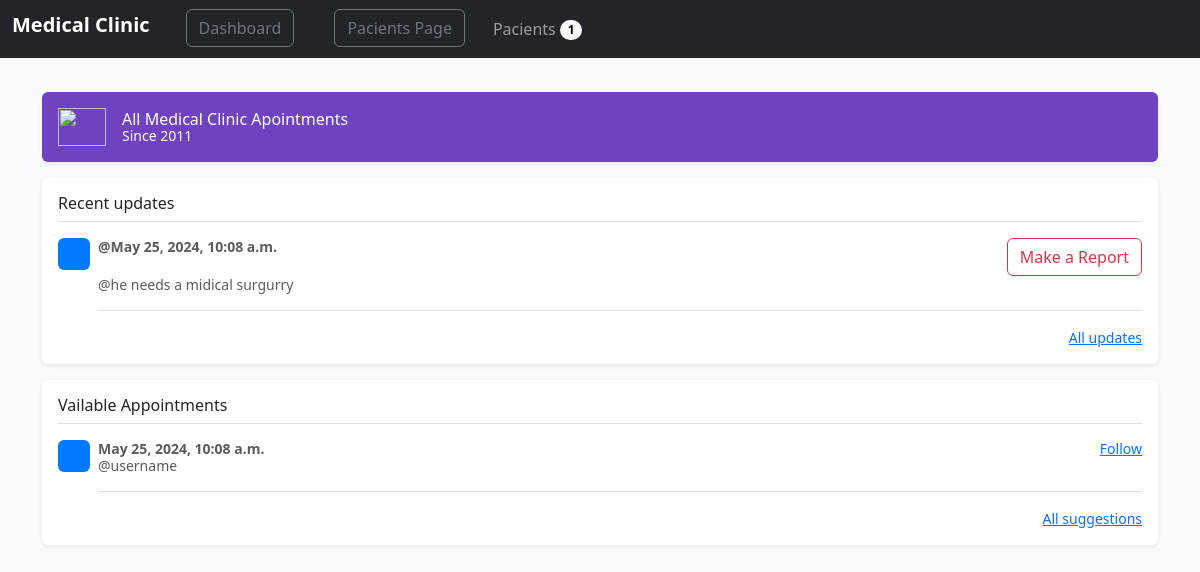
The app's page /clinicpage/2 (signed in) with its own data.
### ams_app/models.py (models this page shows, shortened)
class Clinic(models.Model):
    clinic_name = models.CharField(max_length=100)
    clinic_specialty = models.CharField(max_length=100)
    clinic_details = models.TextField()
    created_at = models.DateTimeField(auto_now_add=True)
    updated_at = models.DateTimeField(auto_now=True)
    objects = ClinicManager()

class Appointment(models.Model):
    appointment_date = models.DateTimeField()
    appointment_details = models.TextField()
    pacient = models.ForeignKey(Pacient, related_name="appointments", on_delete = models.CASCADE)
    clinic = models.ForeignKey(Clinic, related_name="appointments", on_delete = models.CASCADE)
    created_at = models.DateTimeField(auto_now_add=True)
    updated_at = models.DateTimeField(auto_now=True)
    objects = AppointmentManager()

### ams_app/views.py (the view)
# urls.py: path('clinicpage/<int:id>', views.clinicpage),
def clinicpage(request , id):
    if 'admin_id' not in request.session:
        return redirect('/')
    else:
        clinics = models.Clinic.objects.get(id =  id)
        all_the_appointments = models.Appointment.objects.filter(clinic = id)
        vailable_appointments = models.Appointment.objects.filter(clinic = id, appointment_date__gte = datetime.now())
        all_appointments = all_the_appointments.order_by('appointment_date')
        number_of_appointments = len(all_appointments)
        context = {
            'clinics': clinics,
            'all_appointments': all_appointments,
            'vailable_appointments': vailable_appointments,
            'number_of_appointments': number_of_appointments,
        }
        return render(request, 'clinic.html', context)

### ams_app/templates/clinic.html (shortened to what this page needs)
<!doctype html>
<html lang="en" data-bs-theme="auto">
<head><script src="/docs/5.3/assets/js/color-modes.js"></script>
    {% load static %}
    <link rel="stylesheet" href="{% static 'css/style.css' %}">
    <link rel="stylesheet" href="{% static 'css/bootstrap.css' %}">
<link href="/docs/5.3/dist/css/bootstrap.min.css" rel="stylesheet">
</head>
<body class="bg-body-tertiary">
<nav class="navbar navbar-expand-lg fixed-top navbar-dark bg-dark" aria-label="Main navigation">
<div class="container-fluid">
    <h4 class="navbar-brand" >{{clinics.clinic_name}}</h4>
<div class="navbar-collapse offcanvas-collapse" id="navbarsExampleDefault">
    <ul class="navbar-nav me-auto mb-2 mb-lg-0">
    <li class="nav-item">
        <a class="btn btn-outline-secondary" aria-current="page" href="/">Dashboard</a>
    </li>
    <li class="nav-item">
        <a class="btn btn-outline-secondary"href="/pacients_page">Pacients Page</a>
    </li>
        <a class="nav-link" href="#">
            Pacients
            <span class="badge text-bg-light rounded-pill align-text-bottom"> {{number_of_appointments}} </span>
        </a>
    </ul>
</div>
</div>
</nav>
<main class="container">
<div class="d-flex align-items-center p-3 my-3 text-white bg-purple rounded shadow-sm">
<img class="me-3" src="/docs/5.3/assets/brand/bootstrap-logo-white.svg" alt="" width="48" height="38">
<div class="lh-1">
    <h1 class="h6 mb-0 text-white lh-1">All {{clinics.clinic_name}} Apointments</h1>
    <small>Since 2011</small>
</div>
</div>
<div class="my-3 p-3 bg-body rounded shadow-sm">
<h6 class="border-bottom pb-2 mb-0">Recent updates</h6>
{% for All_C_Appo in all_appointments %}
<div class="d-flex text-body-secondary pt-3">
    <svg class="bd-placeholder-img flex-shrink-0 me-2 rounded" width="32" height="32" xmlns="http://www.w3.org/2000/svg" role="img" aria-label="Placeholder: 32x32" preserveAspectRatio="xMidYMid slice" focusable="false"><title>Placeholder</title><rect width="100%" height="100%" fill="#007bff"/><text x="50%" y="50%" fill="#007bff" dy=".3em">32x32</text></svg>
    <div class="pb-3 mb-0 small lh-sm border-bottom w-100">
    <div class="d-flex justify-content-between">
        <strong class="text-gray-dark">@{{All_C_Appo.appointment_date}}</strong>
        <a class="btn btn-outline-danger" href="/report_page/{{All_C_Appo.id}}/{{All_C_Appo.pacient_id}}">Make a Report</a>
    </div>
    <span class="d-block">@{{All_C_Appo.appointment_details}}</span>
    </div>
</div>
{% endfor %}
<small class="d-block text-end mt-3">
    <a href="#">All updates</a>
</small>
</div>
<div class="my-3 p-3 bg-body rounded shadow-sm">
<h6 class="border-bottom pb-2 mb-0">Vailable Appointments</h6>
{% for vailable_appointment in vailable_appointments %}
<div class="d-flex text-body-secondary pt-3">
    <svg class="bd-placeholder-img flex-shrink-0 me-2 rounded" width="32" height="32" xmlns="http://www.w3.org/2000/svg" role="img" aria-label="Placeholder: 32x32" preserveAspectRatio="xMidYMid slice" focusable="false"><title>Placeholder</title><rect width="100%" height="100%" fill="#007bff"/><text x="50%" y="50%" fill="#007bff" dy=".3em">32x32</text></svg>
    <div class="pb-3 mb-0 small lh-sm border-bottom w-100">
    <div class="d-flex justify-content-between">
        <strong class="text-gray-dark">{{vailable_appointment.appointment_date}}</strong>
        <a href="#">Follow</a>
    </div>
    <span class="d-block">@username</span>
    </div>
</div>
{% endfor %}
<small class="d-block text-end mt-3">
    <a href="#">All suggestions</a>
</small>
</div>
</main>
<script src="offcanvas-navbar.js"></script></body>
</html>

### ams_app/static/css/style.css (style rules this page uses)
body { padding-top: 3rem; padding-bottom: 3rem; color: rgb(var(--bs-tertiary-color-rgb)); }
.bd-placeholder-img { font-size: 1.125rem; text-anchor: middle; -webkit-user-select: none; -moz-user-select: none; user-select: none; }
body { font-family: Arial, sans-serif; line-height: 1.6; margin: 0; padding: 0; }
.container { max-width: 800px; margin: 0 auto; padding: 20px; }
body { font-family: Arial, sans-serif; background-color: #f0f0f0; margin: 0; padding: 0; }
body { font-family: "Lato", sans-serif; }
html, body { overflow-x: hidden; }
body { padding-top: 56px; }
.bg-purple { background-color: #6f42c1; }
li > a { margin-left: 20px; margin-right: 20px; }

### records on screen
Clinic: clinic_name "Medical Clinic"
Appointment: appointment_date "May 25, 2024, 10:08 a.m.", appointment_details "he needs a midical surgurry"

### other values on screen
{{ number_of_appointments }} "1"
